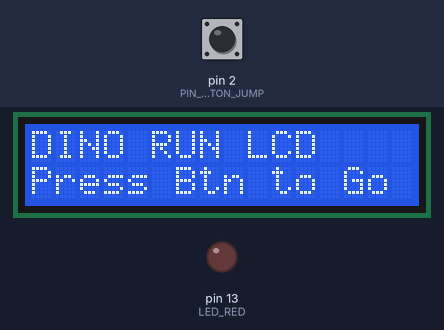
Recording of a sketch running on a simulated Arduino Uno, built with avr-gcc and run on an emulated ATmega328P. On the bench: 16×2 character LCD, output pins drawn as LEDs (lit = HIGH). Inputs (shaded band) come from the test bench; at power-on: pin 2 (PIN_BUTTON_JUMP) HIGH. Random numbers use the default seed unless the sketch sets one; what the sketch prints to the serial monitor is not drawn.

Above: at 1.3 s.
1.4 s: pin 2 (PIN_BUTTON_JUMP) pulled LOW for 0.15 s
At 1.69 s:
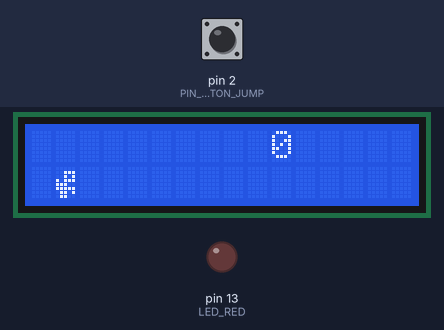
3.5 s: pin 2 (PIN_BUTTON_JUMP) pulled LOW for 1 s
At 5.3 s:
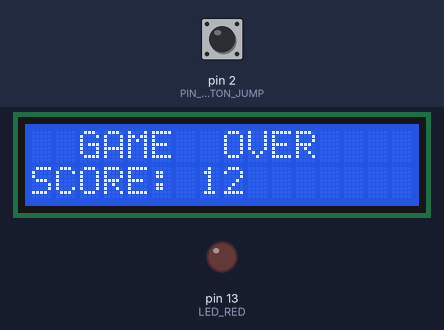
6.0 s: pin 2 (PIN_BUTTON_JUMP) pulled LOW for 3.2 s
At 9.57 s:
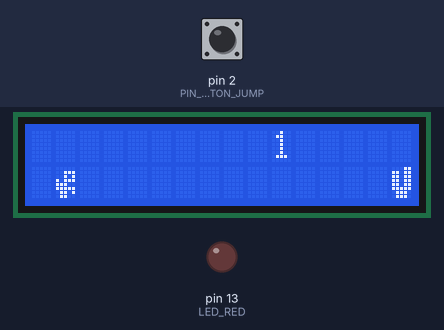
11.6 s: pin 2 (PIN_BUTTON_JUMP) pulled LOW for 0.15 s
At 12.57 s:
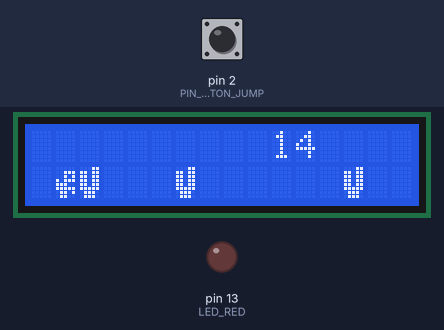
13.4 s: pin 2 (PIN_BUTTON_JUMP) pulled LOW for 3.2 s
At 17.65 s:
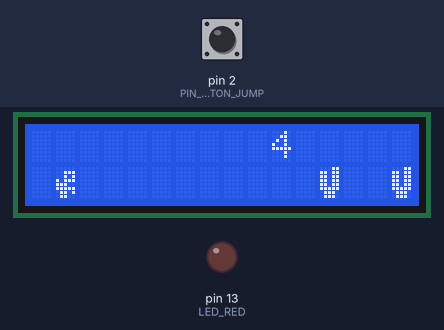
19.6 s: pin 2 (PIN_BUTTON_JUMP) driven LOW
At 22.3 s:
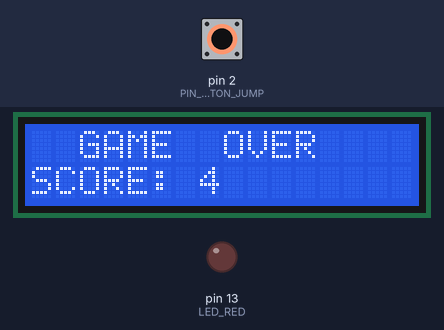
Timing chart, 0 to 23.8 s (numbered marks = the images above; inputs shaded):
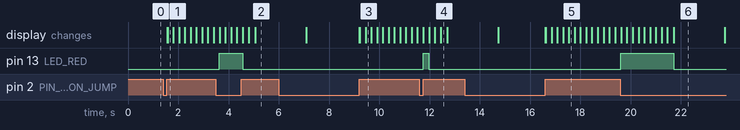

The sketch:

34.LCD_DINOR_JUMP_GAME.ino
```cpp
#include <Wire.h>
#include <LiquidCrystal_I2C.h>

// =======================================================
//  LCD & 하드웨어 설정
// =======================================================

// I2C LCD 주소(보통 0x27 또는 0x3F), 16x2 LCD 사용
LiquidCrystal_I2C lcd(0x27, 16, 2);

// 사용자 정의 문자 번호 (0~7 사용 가능)
const byte CHAR_DINO = 0;   // 공룡 캐릭터
const byte CHAR_TREE = 1;   // 나무(장애물) 캐릭터

// 핀 설정
const int PIN_BUTTON_JUMP = 2;   // 점프 버튼
const int LED_RED         = 13;  // 보드 내장 LED(또는 외부 LED)

// LCD 컬럼 개수
const int LCD_COLS = 16;

// =======================================================
//  게임용 상태 변수
// =======================================================

// 게임이 진행 중인지 여부
bool isPlaying = false;

// 공룡이 땅에 있는지 여부
bool isDinoOnGround = true;

// 현재 점수
long score = 0;

// 점프 버튼이 "현재 계속 눌려 있는지" 상태
bool jumpButtonLatched = false;

// 버튼이 눌리기 시작한 시각 (밀리초 단위)
unsigned long jumpPressStartTime = 0;

// =======================================================
//  사용자 정의 문자 패턴 (공룡, 나무)
// =======================================================

// 공룡 캐릭터 (8행 x 5열 비트맵)
byte dinoBitmap[8] =
{
  B00000,
  B00111,
  B00101,
  B10111,
  B11100,
  B11111,
  B01101,
  B01100
};

// 나무 캐릭터 (장애물)
byte treeBitmap[8] =
{
  B00011,
  B11011,
  B11011,
  B11011,
  B11011,
  B11111,
  B01110,
  B01110
};

// =======================================================
//  함수 선언부
// =======================================================
void showReadyScreen();
void waitForStartButton();
void resetGameState();
void playOneRound();
void handleGameOver();
void drawTree(int col);
void updateDinoPosition();
void putDinoOnGround();
void putDinoInAir();

// =======================================================
//  setup() : 초기 1회 실행
// =======================================================
void setup() {
  // 시리얼 통신 초기화 (모니터에서 값 확인용)
  Serial.begin(9600);
  Serial.println("=== DINO RUN LCD GAME ===");
  Serial.println("Press button to start game...");

  // I2C 통신 시작
  Wire.begin();

  // LCD 초기화
  lcd.init();
  lcd.backlight();

  // 사용자 정의 문자 등록
  lcd.createChar(CHAR_DINO, dinoBitmap);
  lcd.createChar(CHAR_TREE, treeBitmap);

  // 버튼, LED 핀 모드 설정
  pinMode(PIN_BUTTON_JUMP, INPUT_PULLUP);  // 내부 풀업 사용 (LOW = 눌림)
  pinMode(LED_RED, OUTPUT);
  digitalWrite(LED_RED, LOW);             // 시작 시 LED OFF

  // 첫 화면: 준비 화면 출력
  showReadyScreen();
}

// =======================================================
//  loop() : 메인 루프
//  - "대기 → 게임 플레이 → 게임 오버 → 대기" 흐름 관리
// =======================================================
void loop() {
  if (!isPlaying) {
    // 1) 준비 화면 출력
    showReadyScreen();
    // 2) 시작 버튼 대기
    waitForStartButton();
    // 3) 게임 상태 초기화
    resetGameState();
    // 4) 게임 시작
    isPlaying = true;

    Serial.println("=== GAME START ===");
  } else {
    // 한 라운드(나무들이 한 번 지나가는 사이클)를 플레이
    playOneRound();
    // playOneRound() 안에서 충돌/롱프레스가 발생하면
    // handleGameOver() + isPlaying = false 가 설정됨
  }
}

// =======================================================
//  준비 화면 출력
// =======================================================
void showReadyScreen() {
  lcd.clear();
  lcd.setCursor(0, 0);
  lcd.print("DINO RUN LCD");
  lcd.setCursor(0, 1);
  lcd.print("Press Btn to Go");
}

// =======================================================
//  시작 버튼 대기
//  - 점프 버튼이 한 번 눌릴 때까지 기다렸다가 반환
// =======================================================
void waitForStartButton() {
  while (true) {
    int btn = digitalRead(PIN_BUTTON_JUMP);

    // 풀업이므로 LOW = 눌림
    if (btn == LOW) {
      delay(20); // 간단 디바운스
      if (digitalRead(PIN_BUTTON_JUMP) == LOW) {
        // 버튼이 실제로 눌린 상태 유지 확인
        while (digitalRead(PIN_BUTTON_JUMP) == LOW) {
          // 버튼에서 손을 뗄 때까지 대기
        }
        break;
      }
    }
  }
}

// =======================================================
//  게임 상태 초기화
// =======================================================
void resetGameState() {
  score = 0;
  isDinoOnGround = true;
  jumpButtonLatched = false;
  jumpPressStartTime = 0;
  digitalWrite(LED_RED, LOW);  // LED도 OFF로 초기화
  lcd.clear();
}

// =======================================================
//  한 라운드 플레이
//  - 나무 3개를 오른쪽에서 왼쪽으로 이동
//  - 공룡과의 충돌 여부 체크
//  - 버튼 롱프레스(2초 이상)도 여기서 감지
// =======================================================
void playOneRound() {
  lcd.clear();

  // 버튼이 공중에서 몇 번 읽혔는지 (점수 패널티용)
  int buttonPressedTimesInAir = 0;

  // 나무 사이 간격(난수 사용)
  // secondOffset 을 2~4로 줄여서 "촘촘한 || 패턴"도 나오게 함
  int secondOffset = random(2, 5);   // 첫 번째와 두 번째 나무 사이 (2~4칸)
  int thirdOffset  = random(4, 9);   // 두 번째와 세 번째 나무 사이 (4~8칸)

  int firstTreeCol = LCD_COLS;       // 첫 번째 나무 시작 위치 (오른쪽 밖)
  int stopCol = -(secondOffset + thirdOffset);  // 마지막 나무 지나간 뒤 멈추는 지점

  for (int col = firstTreeCol; col >= stopCol; col--) {
    // -----------------------------
    // 1) 바닥 줄 전체를 매 프레임 지움
    //    → 이전 나무가 캐릭터 뒤에 남는 버그 방지
    // -----------------------------
    lcd.setCursor(0, 1);
    lcd.print("                ");  // 16칸 공백으로 바닥 초기화

    // -----------------------------
    // 2) 상단 오른쪽에 점수 표시
    // -----------------------------
    lcd.setCursor(10, 0);
    lcd.print("    ");        // 이전 점수 지우기
    lcd.setCursor(10, 0);
    lcd.print(score);

    // -----------------------------
    // 3) 공룡 위치 업데이트
    //    - 점프 버튼 상태에 따라 공중/지상 이동
    //    - 2초 이상 누르고 있으면 여기서 게임 오버
    // -----------------------------
    updateDinoPosition();

    // updateDinoPosition() 내에서 롱프레스로 게임 오버가 발생하면
    // isPlaying 이 false 로 바뀌므로 이 라운드 종료
    if (!isPlaying) {
      break;
    }

    // -----------------------------
    // 4) 나무 위치 계산 및 출력
    // -----------------------------
    int secondTreeCol = col + secondOffset;
    int thirdTreeCol  = secondTreeCol + thirdOffset;

    drawTree(col);
    drawTree(secondTreeCol);
    drawTree(thirdTreeCol);

    // -----------------------------
    // 5) 충돌 체크 (공룡이 땅에 있을 때만)
    // -----------------------------
    if (isDinoOnGround) {
      // 공룡(1,1)에 나무가 걸리면 충돌
      if (col == 1 || secondTreeCol == 1 || thirdTreeCol == 1) {
        handleGameOver();
        isPlaying = false;
        break;        // for 루프 탈출
      }
      // 땅에 떨어지면 공중에서의 버튼 카운트 초기화
      buttonPressedTimesInAir = 0;
    } else {
      // 너무 오래 공중에 있으면 점수 페널티 (원 코드 로직 유지)
      if (buttonPressedTimesInAir > 2) {
        score -= 3;
      }
      buttonPressedTimesInAir++;
    }

    // -----------------------------
    // 6) 프레임마다 점수 증가 + 시리얼 출력
    // -----------------------------
    score++;
    Serial.print("Score: ");
    Serial.println(score);

    delay(200);  // 나무 이동 속도 (200ms당 1칸 이동)
  }
}

// =======================================================
//  게임 오버 처리
//  - LCD에 GAME OVER와 SCORE 표시
//  - 시리얼 모니터에 FINAL SCORE 출력
// =======================================================
void handleGameOver() {
  lcd.clear();

  lcd.setCursor(0, 0);
  lcd.print("  GAME  OVER  ");

  lcd.setCursor(0, 1);
  lcd.print("SCORE: ");
  lcd.print(score);

  // 게임 오버 시 LED도 OFF
  digitalWrite(LED_RED, LOW);

  // 시리얼 모니터에 최종 점수 출력
  Serial.println("=== GAME OVER ===");
  Serial.print("FINAL SCORE: ");
  Serial.println(score);

  // 다음 게임을 위해 점수 초기화
  score = 0;

  delay(2000);
}

// =======================================================
//  나무(장애물) 출력
//  - col 위치가 화면 안에 있을 때만 출력
//  - 바닥 줄은 매 프레임 지우기 때문에
//    여기서는 나무만 찍어주면 됨
// =======================================================
void drawTree(int col) {
  // 화면 밖(왼쪽/오른쪽)인 경우는 그리지 않음
  if (col < 0 || col >= LCD_COLS) {
    return;
  }

  lcd.setCursor(col, 1);  // 두 번째 줄(바닥)
  lcd.write(CHAR_TREE);   // 나무 출력
}

// =======================================================
//  공룡 위치 업데이트
//  - 버튼 상태에 따라 공룡을 땅 또는 공중에 두는 역할
//  - 버튼을 2초 이상 계속 누르고 있으면 게임 오버
// =======================================================
void updateDinoPosition() {
  int buttonState = digitalRead(PIN_BUTTON_JUMP);
  unsigned long now = millis();

  if (buttonState == LOW) {
    // 버튼이 눌린 상태

    if (!jumpButtonLatched) {
      // 방금 눌리기 시작한 순간
      jumpButtonLatched = true;
      jumpPressStartTime = now;  // 눌린 시각 기록
    } else {
      // 이미 누르고 있던 상태 → 누른 시간 누적 확인
      if (now - jumpPressStartTime >= 2000 && isPlaying) {
        // 2초 이상 계속 누르고 있으면 게임 오버 처리
        handleGameOver();
        isPlaying = false;  // 현재 라운드/게임 종료
        return;             // 더 이상 공룡 위치 갱신 안 함
      }
    }

    // 버튼이 눌린 동안에는 항상 공중 상태(점프)
    putDinoInAir();

  } else {
    // 버튼이 눌려 있지 않은 상태 → 지상 상태
    jumpButtonLatched = false;
    jumpPressStartTime = 0;
    putDinoOnGround();
  }
}

// =======================================================
//  공룡을 땅에 두는 함수
//  - LCD (x=1, y=1)에 공룡, 위칸은 공백
//  - 이때 LED는 OFF
// =======================================================
void putDinoOnGround() {
  lcd.setCursor(1, 1);
  lcd.write(CHAR_DINO);   // 바닥에 공룡

  lcd.setCursor(1, 0);
  lcd.print(" ");         // 위 칸 지우기

  isDinoOnGround = true;

  // 땅에 있을 때는 LED OFF
  digitalWrite(LED_RED, LOW);
  Serial.println("DINO: GROUND, LED OFF");
}

// =======================================================
//  공룡을 공중에 두는 함수
//  - LCD (x=1, y=0)에 공룡, 아래칸은 공백
//  - "점프 중" 상태이므로 LED를 ON
// =======================================================
void putDinoInAir() {
  lcd.setCursor(1, 0);
  lcd.write(CHAR_DINO);   // 위 줄에 공룡

  lcd.setCursor(1, 1);
  lcd.print(" ");         // 아래 칸 지우기

  isDinoOnGround = false;

  // 점프(공중 상태)일 때 LED ON
  digitalWrite(LED_RED, HIGH);
  Serial.println("DINO: AIR, LED ON");
}
```

Measured:
- after the input at 1.4 s, the display: first changes after 0.15 s (image 1 shows a later state)
- after the input at 3.5 s, pin 13 (LED_RED): LOW → HIGH after 0.14 s, → LOW 0.92 s later
- after the input at 11.6 s, pin 13 (LED_RED): LOW → HIGH after 0.15 s, → LOW 0.23 s later
- after the input at 19.6 s, pin 13 (LED_RED): LOW → HIGH at once, → LOW 2.1 s later
